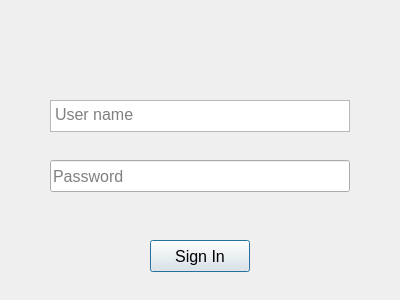
<?xml version="1.0" encoding="UTF-8"?>
<ui version="4.0">
 <class>dlgLogin</class>
 <widget class="QDialog" name="dlgLogin">
  <property name="geometry">
   <rect>
    <x>0</x>
    <y>0</y>
    <width>400</width>
    <height>300</height>
   </rect>
  </property>
  <property name="windowTitle">
   <string>Inchcape Digital PartScribe™ Sign In</string>
  </property>
  <widget class="QTextEdit" name="txtUser">
   <property name="geometry">
    <rect>
     <x>50</x>
     <y>100</y>
     <width>300</width>
     <height>32</height>
    </rect>
   </property>
   <property name="font">
    <font>
     <pointsize>12</pointsize>
    </font>
   </property>
   <property name="placeholderText">
    <string>User name</string>
   </property>
  </widget>
  <widget class="QLineEdit" name="txtPassword">
   <property name="geometry">
    <rect>
     <x>50</x>
     <y>160</y>
     <width>300</width>
     <height>32</height>
    </rect>
   </property>
   <property name="font">
    <font>
     <pointsize>12</pointsize>
    </font>
   </property>
   <property name="echoMode">
    <enum>QLineEdit::Password</enum>
   </property>
   <property name="placeholderText">
    <string>Password</string>
   </property>
  </widget>
  <widget class="QPushButton" name="btnSignIn">
   <property name="geometry">
    <rect>
     <x>150</x>
     <y>240</y>
     <width>100</width>
     <height>32</height>
    </rect>
   </property>
   <property name="font">
    <font>
     <pointsize>12</pointsize>
    </font>
   </property>
   <property name="text">
    <string>Sign In</string>
   </property>
  </widget>
  <widget class="QLabel" name="lblStatus">
   <property name="geometry">
    <rect>
     <x>100</x>
     <y>200</y>
     <width>200</width>
     <height>30</height>
    </rect>
   </property>
   <property name="font">
    <font>
     <pointsize>12</pointsize>
    </font>
   </property>
   <property name="text">
    <string/>
   </property>
   <property name="alignment">
    <set>Qt::AlignCenter</set>
   </property>
  </widget>
  <widget class="QLabel" name="label">
   <property name="geometry">
    <rect>
     <x>100</x>
     <y>30</y>
     <width>200</width>
     <height>35</height>
    </rect>
   </property>
   <property name="text">
    <string/>
   </property>
   <property name="pixmap">
    <pixmap>Resources/inchcapelogo.png</pixmap>
   </property>
   <property name="scaledContents">
    <bool>true</bool>
   </property>
  </widget>
 </widget>
 <resources/>
 <connections/>
</ui>
